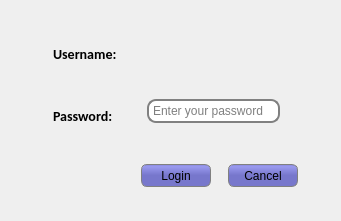
<?xml version="1.0" encoding="UTF-8"?>
<ui version="4.0">
 <class>Dialog</class>
 <widget class="QDialog" name="Dialog">
  <property name="windowModality">
   <enum>Qt::ApplicationModal</enum>
  </property>
  <property name="maximumSize">
   <size>
    <width>356</width>
    <height>290</height>
   </size>
  </property>
  <property name="windowTitle">
   <string>Login</string>
  </property>
  <property name="styleSheet">
   <string notr="true">QLineEdit{
padding: 2px;
border: 2px solid gray;
border-radius: 9px
}

QLabel{
font-family: calibri;
font-weight: bold;
font-size: 14px
}

#label_3{
font-size: 12px
}

QPushButton{
border: 1px solid grey;
border-radius: 6px;
background-color: QLinearGradient( x1: 0, y1: 0, x2: 0, y2: 1, stop: 0 #88d, stop: 0.1 #99e, stop: 0.49 #77c);
padding: 2px;
}</string>
  </property>
  <widget class="QWidget" name="layoutWidget">
   <property name="geometry">
    <rect>
     <x>30</x>
     <y>20</y>
     <width>274</width>
     <height>131</height>
    </rect>
   </property>
   <layout class="QGridLayout" name="gridLayout">
    <item row="1" column="0">
     <widget class="QLabel" name="label_2">
      <property name="minimumSize">
       <size>
        <width>65</width>
        <height>34</height>
       </size>
      </property>
      <property name="maximumSize">
       <size>
        <width>65</width>
        <height>24</height>
       </size>
      </property>
      <property name="text">
       <string>Password:</string>
      </property>
     </widget>
    </item>
    <item row="1" column="1">
     <widget class="QLineEdit" name="password">
      <property name="minimumSize">
       <size>
        <width>133</width>
        <height>24</height>
       </size>
      </property>
      <property name="maximumSize">
       <size>
        <width>133</width>
        <height>24</height>
       </size>
      </property>
      <property name="inputMask">
       <string/>
      </property>
      <property name="echoMode">
       <enum>QLineEdit::Password</enum>
      </property>
      <property name="placeholderText">
       <string>Enter your password</string>
      </property>
     </widget>
    </item>
    <item row="0" column="0">
     <widget class="QLabel" name="label">
      <property name="minimumSize">
       <size>
        <width>65</width>
        <height>24</height>
       </size>
      </property>
      <property name="maximumSize">
       <size>
        <width>65</width>
        <height>24</height>
       </size>
      </property>
      <property name="text">
       <string>Username:</string>
      </property>
     </widget>
    </item>
    <item row="0" column="1">
     <widget class="QLabel" name="userName">
      <property name="minimumSize">
       <size>
        <width>133</width>
        <height>24</height>
       </size>
      </property>
      <property name="maximumSize">
       <size>
        <width>133</width>
        <height>24</height>
       </size>
      </property>
      <property name="text">
       <string/>
      </property>
     </widget>
    </item>
   </layout>
  </widget>
  <widget class="QWidget" name="layoutWidget">
   <property name="geometry">
    <rect>
     <x>130</x>
     <y>150</y>
     <width>181</width>
     <height>51</height>
    </rect>
   </property>
   <layout class="QHBoxLayout" name="horizontalLayout">
    <item>
     <widget class="QPushButton" name="btn_login">
      <property name="minimumSize">
       <size>
        <width>70</width>
        <height>23</height>
       </size>
      </property>
      <property name="maximumSize">
       <size>
        <width>70</width>
        <height>23</height>
       </size>
      </property>
      <property name="text">
       <string>Login</string>
      </property>
     </widget>
    </item>
    <item>
     <widget class="QPushButton" name="btn_cancel">
      <property name="minimumSize">
       <size>
        <width>70</width>
        <height>23</height>
       </size>
      </property>
      <property name="maximumSize">
       <size>
        <width>70</width>
        <height>23</height>
       </size>
      </property>
      <property name="text">
       <string>Cancel</string>
      </property>
     </widget>
    </item>
   </layout>
  </widget>
 </widget>
 <resources/>
 <connections>
  <connection>
   <sender>btn_cancel</sender>
   <signal>clicked()</signal>
   <receiver>Dialog</receiver>
   <slot>close()</slot>
   <hints>
    <hint type="sourcelabel">
     <x>223</x>
     <y>175</y>
    </hint>
    <hint type="destinationlabel">
     <x>177</x>
     <y>127</y>
    </hint>
   </hints>
  </connection>
 </connections>
</ui>
